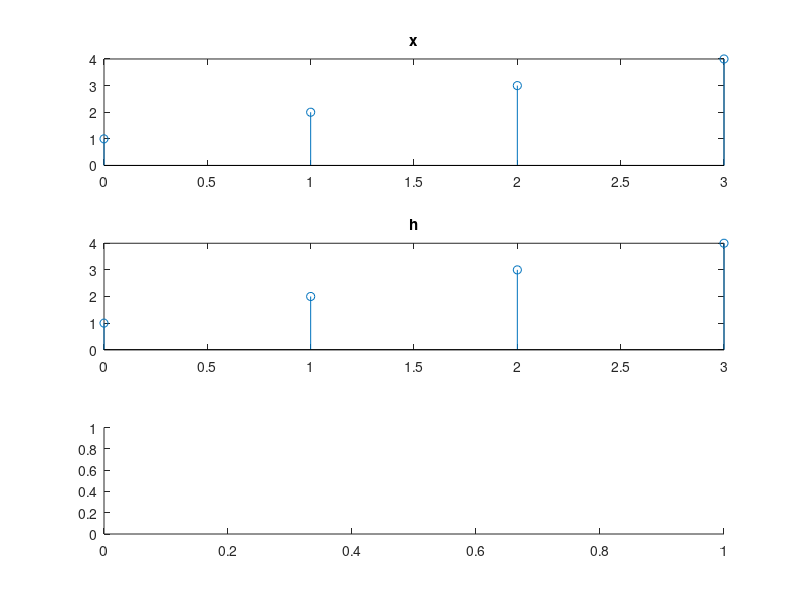

Write MATLAB code to recreate this figure. (Note: this script raises an error after producing the figure.)
%n=linspace(-4,4,8);


%x=10*sin(n);
x=[1,2,3,4];

%h=triangularPulse(-4,0,4,n);
h=[1,2,3,4];

lx=length(x);
lh=length(h);

convo=conv(x,h)

p=length(convo);

tx=0:lx-1;
subplot(3,1,1)
stem(tx,x)
title('x')

th=0:lh-1;
subplot(3,1,2)
stem(th,h)
title('h')


t=0:6;
subplot(3,1,3)
stem(t,convo1)
title('convo')